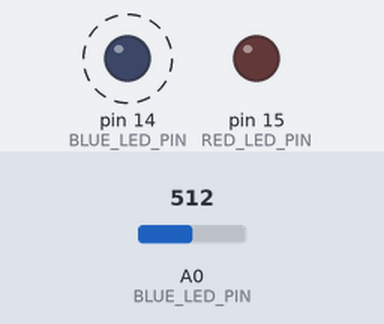
This sketch was run on a simulated Arduino Uno, built with avr-gcc and run on an emulated ATmega328P. On the bench: output pins drawn as LEDs (lit = HIGH). Dashed ring = blinking. Inputs (shaded band) come from the test bench; at power-on: A0 (BLUE_LED_PIN) = 512. What the sketch prints to the serial monitor is not drawn.

Above: at 0.2 s.
Timing chart, 0 to 3.0 s (numbered marks = the images above):
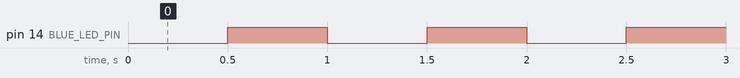

The sketch:

color_sensing_demo.ino
```cpp
#include <TimerOne.h>

const int RED_LED_PIN = 15;
const int BLUE_LED_PIN = 14;
const int SENSOR_PIN = 0;
const int LED_FLASH_PERIOD = 50000000;
const int MIN_DIFF_THRESHOLD = 20;

boolean output = LOW;
int last_red   = -1;
int last_blue  = -1;
int color_diff = 0;

void setup() {
  Serial.begin(9600);

  pinMode(RED_LED_PIN, OUTPUT);
  pinMode(BLUE_LED_PIN, OUTPUT);

  Timer1.initialize(500000);
  Timer1.attachInterrupt(flash, LED_FLASH_PERIOD);
}

void loop() {
  // put your main code here, to run repeatedly:

  int light_intensity = analogRead(SENSOR_PIN);


}

void flash() {

  output = !output;
  digitalWrite(BLUE_LED_PIN, output);
 // digitalWrite(RED_LED_PIN, !output);
  if(!output)
  last_blue = analogRead(SENSOR_PIN);

  //Serial.print("The red_value is: ");
  //Serial.println(last_red);
  Serial.print("The blue_value is: ");
  Serial.println(last_blue);
  if (last_blue > 0 && last_red > 0)
  {
    color_diff = last_blue - last_red;
  }


}
```

Measured:
- by itself, pin 14 (BLUE_LED_PIN): alternates HIGH for 0.50 s and LOW for 0.50 s
